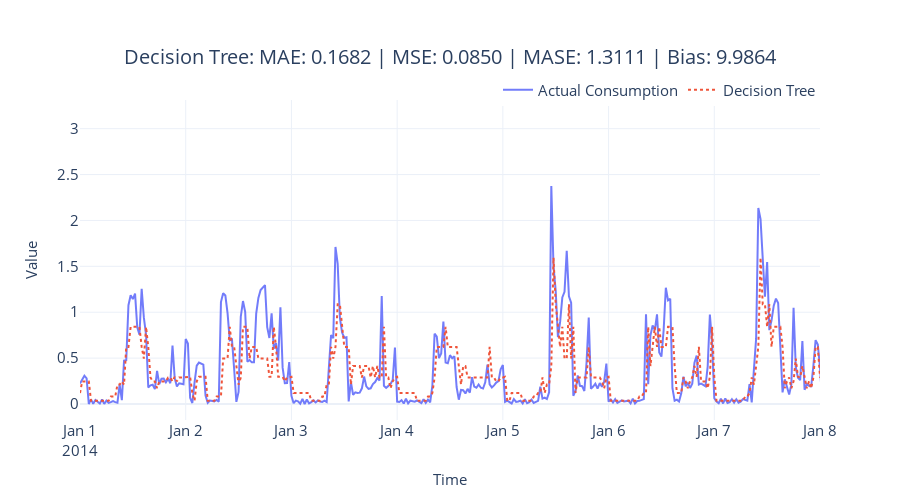

The notebook cell saved with this chart:
### Code cell
fig = plot_forecast(pred_df, forecast_columns=[model_config.name], forecast_display_names=[model_config.name])
fig = format_plot(fig, title=f"{model_config.name}: MAE: {metrics['MAE']:.4f} | MSE: {metrics['MSE']:.4f} | MASE: {metrics['MASE']:.4f} | Bias: {metrics['Forecast Bias']:.4f}")
fig.update_xaxes(type="date", range=["2014-01-01", "2014-01-08"])
fig.write_image("imgs/chapter_7/dtree.png")
fig.show()

### Figure 1 — Plotly figure (JSON) as saved in the notebook; plotly's stock layout.template omitted (floating-point values rounded to 4 significant figures; data arrays with more than 128 entries replaced by an {"elided": "..."} marker saying what was removed)
{"data": [{"line": {"color": "rgba(99,110,250,0.9)"}, "mode": "lines", "name": "Actual Consumption", "type": "scatter", "x": {"elided": "1488 str values"}, "y": {"elided": "1488 float values"}}, {"line": {"color": "rgba(239,85,59,1)", "dash": "dot"}, "mode": "lines", "name": "Decision Tree", "type": "scatter", "x": {"elided": "1488 str values"}, "y": {"elided": "1488 float values"}}], "layout": {"autosize": false, "height": 500, "legend": {"font": {"size": 15}, "orientation": "h", "title": {}, "x": 1, "xanchor": "right", "y": 0.98, "yanchor": "bottom"}, "title": {"font": {"size": 20}, "text": "Decision Tree: MAE: 0.1682 | MSE: 0.0850 | MASE: 1.3111 | Bias: 9.9864", "x": 0.5, "xanchor": "center", "yanchor": "top"}, "width": 900, "xaxis": {"range": ["2014-01-01", "2014-01-08"], "tickfont": {"size": 15}, "title": {"font": {"size": 15}, "text": "Time"}, "type": "date"}, "yaxis": {"tickfont": {"size": 15}, "title": {"font": {"size": 15}, "text": "Value"}}}}
